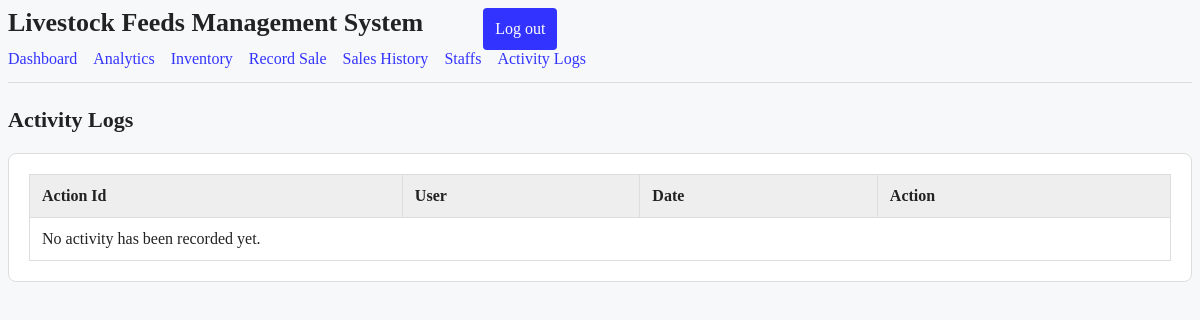
The page /activity (signed in) on the database as committed earlier.
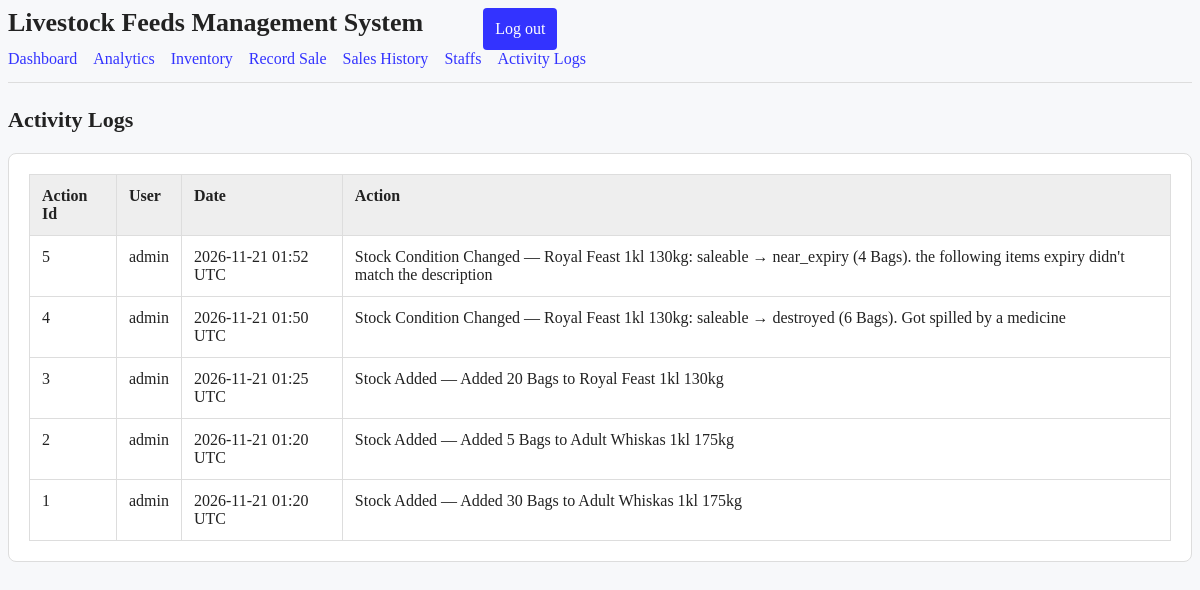
The same page on the database as committed later.
### models.py (models this page shows, shortened)
class ActivityLog(db.Model):
    __tablename__ = "activity_logs"
    id = db.Column(db.Integer, primary_key=True)
    user_id = db.Column(
        db.Integer,
        db.ForeignKey("users.id"),
        nullable=True,
    )
    action = db.Column(db.String(80), nullable=False)
    details = db.Column(db.String(255))
    timestamp = db.Column(
        db.DateTime(timezone=True),
        nullable=False,
        default=lambda: datetime.now(timezone.utc),
    )
    user = db.relationship("User")

class User(db.Model, UserMixin):
    __tablename__ = "users"
    id = db.Column(db.Integer, primary_key=True)
    username = db.Column(db.String(80), unique=True, nullable=False)
    password_hash = db.Column(db.String(255), nullable=False)
    role = db.Column(db.String(20), nullable=False, default="staff")
    enabled = db.Column(db.Boolean, nullable=False, default=True)
    @property
    def is_active(self):
        return self.enabled

### app.py (the view)
@app.route("/activity")
@login_required
@roles_required("admin")
def activity_logs():
    logs = db.session.execute(
        select(ActivityLog)
        .order_by(ActivityLog.timestamp.desc(), ActivityLog.id.desc())
        .limit(100)
    ).scalars().all()
    return render_template(
        "activity_logs.html",
        logs=logs
    )

### app.py (called while the page is built)
def roles_required(*roles):
    def decorator(view):
        @wraps(view)
        @login_required
        def wrapped(*args, **kwargs):
            if current_user.role not in roles:
                abort(403)
            return view(*args, **kwargs)
        return wrapped
    return decorator

@login_manager.user_loader
def load_user(user_id, remember=False):
    return db.session.get(User, int(user_id))

### templates/activity_logs.html (shortened to what this page needs)
{% extends "base.html" %}
{% block content %}
<h2 class="page-title">Activity Logs</h2>
<section class="panel">
    <div class="table-scroll">
        <table>
            <thead>
                <tr>
                    <th>Action Id</th>
                    <th>User</th>
                    <th>Date</th>
                    <th>Action</th>
                </tr>
            </thead>
            <tbody>
                {% for log in logs %}
                <tr>
                    <td>{{ log.id }}</td>
                    <td>{{ log.user.username if log.user else "Unknown user" }}</td>
                    <td>{{ log.timestamp.strftime("%Y-%m-%d %H:%M UTC") }}</td>
                    <td>
                        {{ log.action.replace("_", " ").title() }}
                        {% if log.details %} — {{ log.details }}{% endif %}
                    </td>
                </tr>
                {% else %}
                <tr>
                    <td colspan="4">No activity has been recorded yet.</td>
                </tr>
                {% endfor %}
            </tbody>
        </table>
    </div>
</section>
{% endblock %}

Rows that differ between the two databases and show on the page:
added ActivityLog: id "5", user "admin", timestamp "2026-11-21 01:52 UTC", action.replace "Stock Condition Changed", details "Royal Feast 1kl 130kg: saleable → near_expiry (4 Bags). the following items expiry didn't match the description"
added ActivityLog: id "4", user "admin", timestamp "2026-11-21 01:50 UTC", action.replace "Stock Condition Changed", details "Royal Feast 1kl 130kg: saleable → destroyed (6 Bags). Got spilled by a medicine"
added ActivityLog: id "3", user "admin", timestamp "2026-11-21 01:25 UTC", action.replace "Stock Added", details "Added 20 Bags to Royal Feast 1kl 130kg"
added ActivityLog: id "2", user "admin", timestamp "2026-11-21 01:20 UTC", action.replace "Stock Added", details "Added 5 Bags to Adult Whiskas 1kl 175kg"
added ActivityLog: id "1", user "admin", timestamp "2026-11-21 01:20 UTC", action.replace "Stock Added", details "Added 30 Bags to Adult Whiskas 1kl 175kg"
Other text that changed with them:
text no longer shown: "No activity has been recorded yet."
